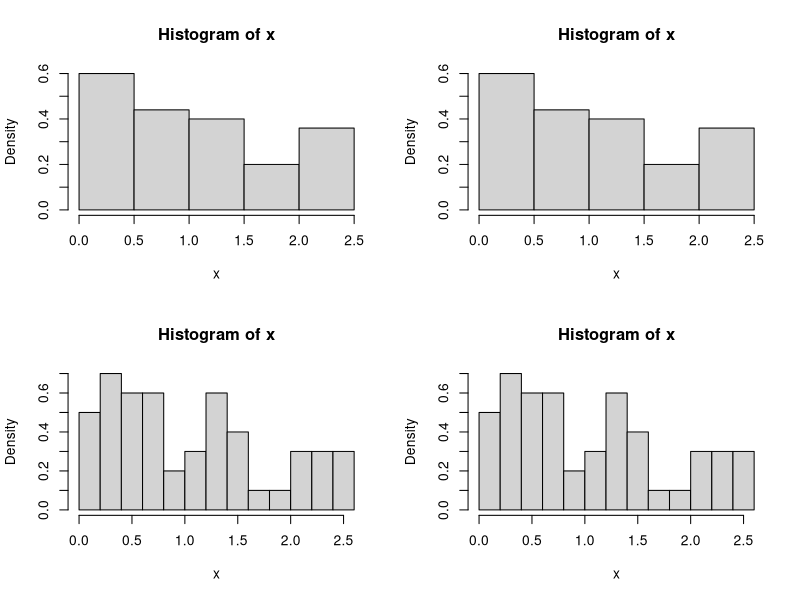
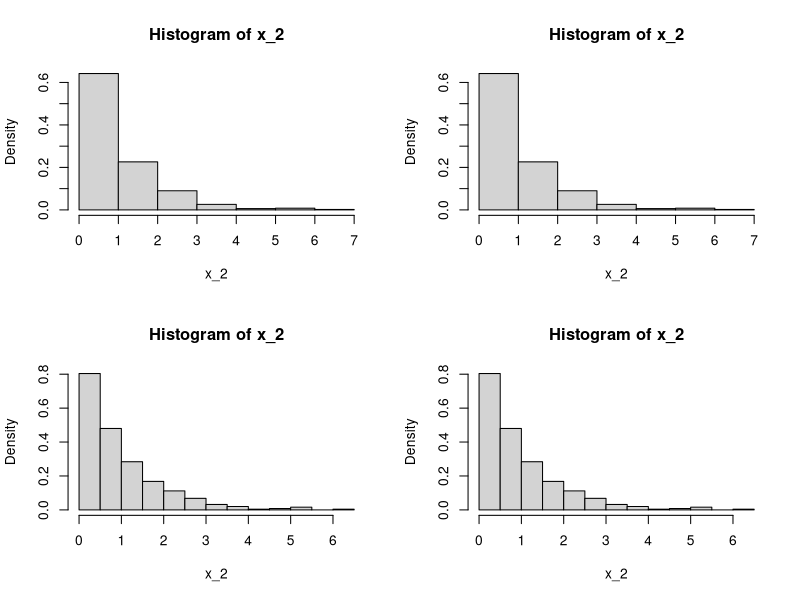
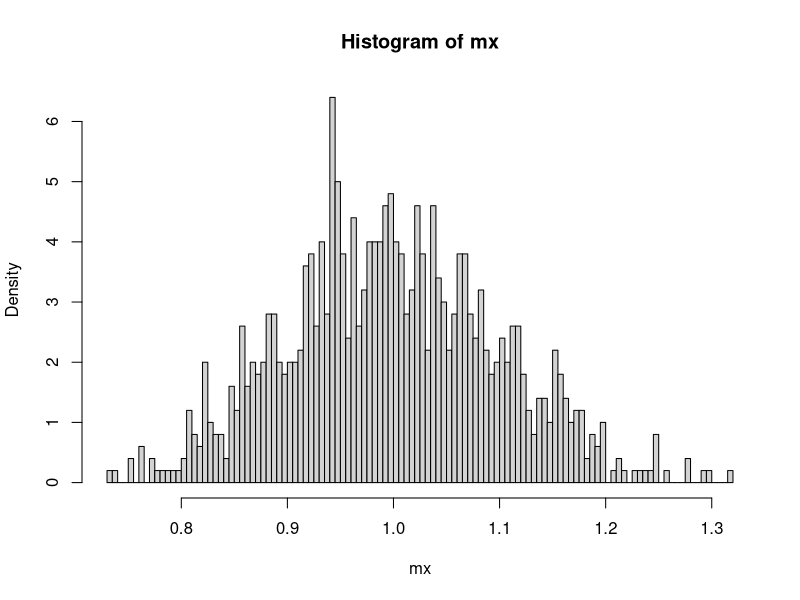
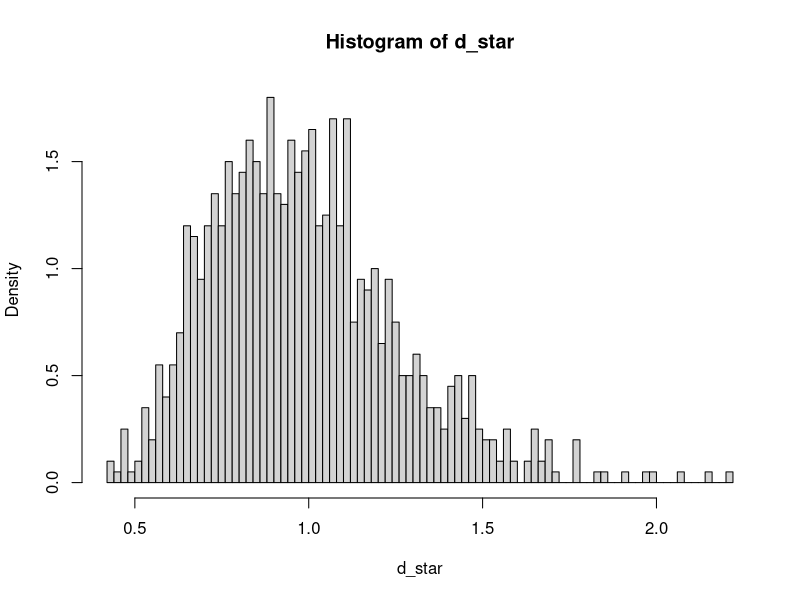

The R script that drew these images, in order:
x <-  rexp(50)
par(mfrow=c(2,2))
hist(x, plot = TRUE, freq = F, breaks = 5)
hist(x, plot = TRUE, freq = F, breaks = 8)
hist(x, plot = TRUE, freq = F, breaks = 12)
hist(x, plot = TRUE, freq = F, breaks = 16)

mean(x)
49/50*sd(x)*sd(x)

x_2 <-  rexp(500)
par(mfrow=c(2,2))
hist(x_2, plot = TRUE, freq = F, breaks = 5)
hist(x_2, plot = TRUE, freq = F, breaks = 8)
hist(x_2, plot = TRUE, freq = F, breaks = 12)
hist(x_2, plot = TRUE, freq = F, breaks = 16)

mean(x_2)
499/500*sd(x_2)*sd(x_2)

#с увеличением N реальное среднее (mean(x)) становится ближе к заданному: 
# для N = 500 разница в 3-ем десятичном знаке.
# дисперсия с ростом N уменьшается.
# Гистограммы становятся более похожими на график функции с ростом N и breaks


mx <-c()
my_sd <-c()
d_star <- c()
par(mfrow=c(1,1))
for(k in 1:1000)
{
  x <- rexp(100)
  #hist(x,plot = TRUE, freq = F, breaks = 16)
  mx[k] <- mean(x)
  my_sd[k] <- sd(x)
  d_star[k] <-99/100*my_sd[k]*my_sd[k]
  
}
#mx
#d_star

hist(mx, plot = TRUE,freq = F, breaks = 100)
hist(d_star, plot = TRUE, freq = F, breaks = 100)

# среднее распределено,похоже, по нормальному закону, с пиком в 1
# оценка дисперсии распределена по нормальному закону с длинным правым хвостом

